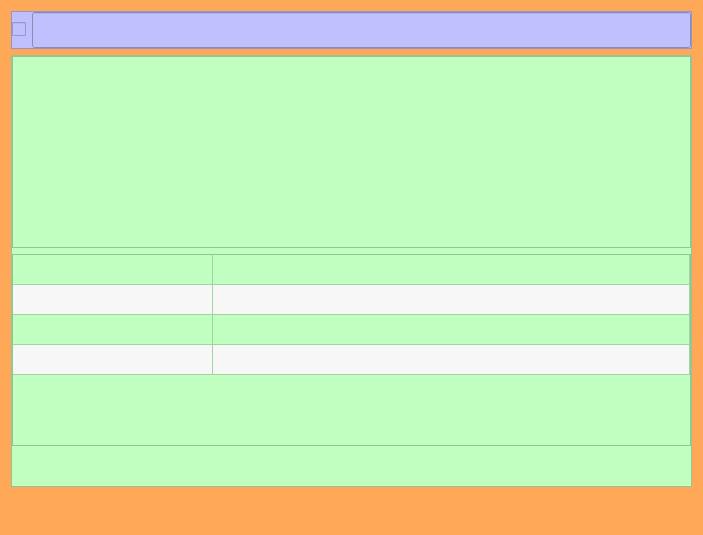
<?xml version="1.0" encoding="UTF-8"?>
<ui version="4.0">
 <class>Form</class>
 <widget class="QWidget" name="Form">
  <property name="geometry">
   <rect>
    <x>0</x>
    <y>0</y>
    <width>703</width>
    <height>535</height>
   </rect>
  </property>
  <property name="sizePolicy">
   <sizepolicy hsizetype="Expanding" vsizetype="MinimumExpanding">
    <horstretch>0</horstretch>
    <verstretch>0</verstretch>
   </sizepolicy>
  </property>
  <property name="windowTitle">
   <string>Form</string>
  </property>
  <property name="styleSheet">
   <string notr="true">background-color: rgb(255, 168, 88)</string>
  </property>
  <layout class="QVBoxLayout" name="verticalLayout">
   <item>
    <widget class="QFrame" name="frame">
     <property name="sizePolicy">
      <sizepolicy hsizetype="Preferred" vsizetype="Preferred">
       <horstretch>0</horstretch>
       <verstretch>0</verstretch>
      </sizepolicy>
     </property>
     <property name="minimumSize">
      <size>
       <width>0</width>
       <height>0</height>
      </size>
     </property>
     <property name="styleSheet">
      <string notr="true">background-color: rgb(192, 192, 255)</string>
     </property>
     <property name="frameShape">
      <enum>QFrame::StyledPanel</enum>
     </property>
     <property name="frameShadow">
      <enum>QFrame::Plain</enum>
     </property>
     <layout class="QHBoxLayout" name="horizontalLayout">
      <property name="margin">
       <number>0</number>
      </property>
      <item>
       <widget class="QCheckBox" name="cbExpandInfo">
        <property name="text">
         <string/>
        </property>
       </widget>
      </item>
      <item>
       <widget class="QLineEdit" name="editName">
        <property name="sizePolicy">
         <sizepolicy hsizetype="Expanding" vsizetype="Fixed">
          <horstretch>0</horstretch>
          <verstretch>0</verstretch>
         </sizepolicy>
        </property>
        <property name="font">
         <font>
          <family>Arial</family>
          <pointsize>18</pointsize>
          <weight>75</weight>
          <bold>true</bold>
         </font>
        </property>
        <property name="alignment">
         <set>Qt::AlignCenter</set>
        </property>
       </widget>
      </item>
     </layout>
    </widget>
   </item>
   <item>
    <widget class="QFrame" name="frameInfo">
     <property name="sizePolicy">
      <sizepolicy hsizetype="Preferred" vsizetype="MinimumExpanding">
       <horstretch>0</horstretch>
       <verstretch>0</verstretch>
      </sizepolicy>
     </property>
     <property name="styleSheet">
      <string notr="true">background-color: rgb(192, 255, 192)</string>
     </property>
     <property name="frameShape">
      <enum>QFrame::StyledPanel</enum>
     </property>
     <property name="frameShadow">
      <enum>QFrame::Plain</enum>
     </property>
     <layout class="QVBoxLayout" name="verticalLayout_2">
      <property name="margin">
       <number>0</number>
      </property>
      <item>
       <widget class="QPlainTextEdit" name="editDesc">
        <property name="sizePolicy">
         <sizepolicy hsizetype="Expanding" vsizetype="Preferred">
          <horstretch>0</horstretch>
          <verstretch>0</verstretch>
         </sizepolicy>
        </property>
        <property name="minimumSize">
         <size>
          <width>0</width>
          <height>0</height>
         </size>
        </property>
        <property name="baseSize">
         <size>
          <width>0</width>
          <height>0</height>
         </size>
        </property>
       </widget>
      </item>
      <item>
       <widget class="QTableWidget" name="tableInfo">
        <property name="sizePolicy">
         <sizepolicy hsizetype="Expanding" vsizetype="Minimum">
          <horstretch>0</horstretch>
          <verstretch>0</verstretch>
         </sizepolicy>
        </property>
        <property name="editTriggers">
         <set>QAbstractItemView::NoEditTriggers</set>
        </property>
        <property name="alternatingRowColors">
         <bool>true</bool>
        </property>
        <property name="rowCount">
         <number>4</number>
        </property>
        <property name="columnCount">
         <number>2</number>
        </property>
        <attribute name="horizontalHeaderVisible">
         <bool>false</bool>
        </attribute>
        <attribute name="horizontalHeaderDefaultSectionSize">
         <number>200</number>
        </attribute>
        <attribute name="horizontalHeaderStretchLastSection">
         <bool>true</bool>
        </attribute>
        <attribute name="verticalHeaderVisible">
         <bool>false</bool>
        </attribute>
        <row/>
        <row/>
        <row/>
        <row/>
        <column/>
        <column/>
       </widget>
      </item>
      <item>
       <spacer name="verticalSpacer_2">
        <property name="orientation">
         <enum>Qt::Vertical</enum>
        </property>
        <property name="sizeHint" stdset="0">
         <size>
          <width>20</width>
          <height>40</height>
         </size>
        </property>
       </spacer>
      </item>
     </layout>
    </widget>
   </item>
   <item>
    <spacer name="verticalSpacer">
     <property name="orientation">
      <enum>Qt::Vertical</enum>
     </property>
     <property name="sizeHint" stdset="0">
      <size>
       <width>20</width>
       <height>40</height>
      </size>
     </property>
    </spacer>
   </item>
  </layout>
 </widget>
 <resources/>
 <connections/>
</ui>
